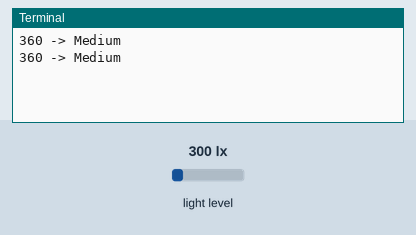
A program run on a simulated Raspberry Pi (BCM pin numbers). Parts: the last lines printed to the terminal. The test bench sets the inputs (shaded band); at power-on: light level 300 lx.

Above: at 1.2 s.
1.3 s: light level set to 40 lx
At 2.5 s:
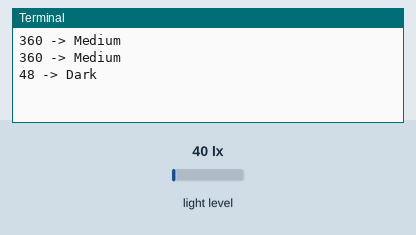
3.5 s: light level set to 500 lx
At 4.8 s:
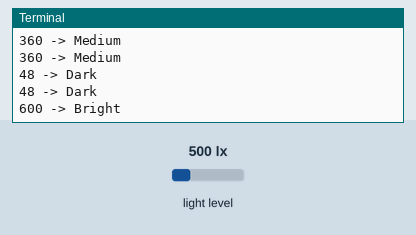
5.5 s: light level set to 1000 lx
At 6.8 s:
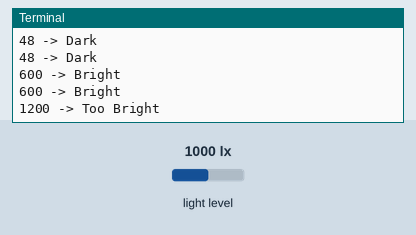
7.5 s: light level set to 0 lx
At 8.8 s:
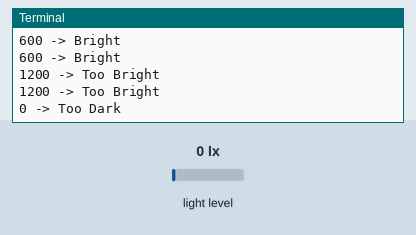

The program:

I2C.py
```python
import smbus
import time

BH1750 = 0x23

reciever = 0x23

bus = smbus.SMBus(1)

def Light():
    address = bus.read_i2c_block_data(BH1750,reciever)
    value = (address[1] + (256 * address[0]))
    return value

def main():
    while True:
        light_value =Light()

        if(light_value >= 900):
            print(str(light_value) + " -> Too Bright")

        elif(light_value > 500 and light_value < 900):
            print(str(light_value) + " -> Bright")

        elif(light_value > 100 and light_value < 500):
            print(str(light_value) + " -> Medium")

        elif(light_value < 100 and light_value > 20):
            print(str(light_value) + " -> Dark")

        else:
            print(str(light_value)+" -> Too Dark")

        time.sleep(1)

main()
```

Measured:
- after the input at 1.3 s, the terminal: prints a new line after 0.71 s (image 1)
- after the input at 3.5 s, the terminal: prints a new line after 0.52 s (image 2)
- after the input at 5.5 s, the terminal: prints a new line after 0.52 s (image 3)
- after the input at 7.5 s, the terminal: prints a new line after 0.53 s (image 4)
